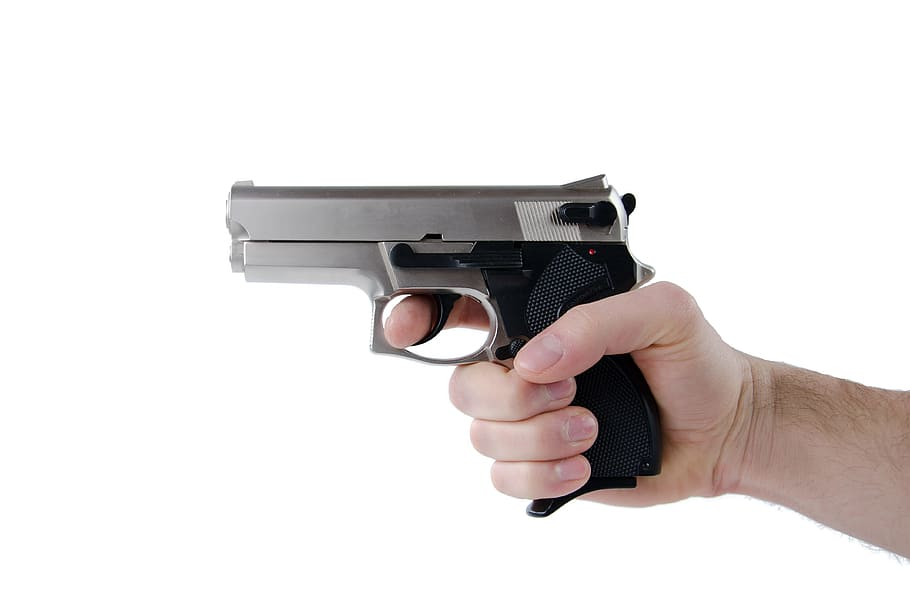
#> input picture Tests/Photos/Pistol2.jpg, 910 x 603 px, given in place of 7.png, which was not available
$ jupyter execute --allow-errors Other.ipynb
#> lines starting #> are read from the running program, lines starting #| are printed output that depends on the picture; after the words box and inside, x2 and y2 are one past the last pixel; in counts of white or black regions, pixels touching at a corner belong together; pictures that were not available may be replaced by others from this repository, and a replacement may not be noted
[cell 1]
#normal
import pickle
import pandas as pd
import os
import numpy as np
import cv2
from keras.preprocessing import image
from sklearn.model_selection import train_test_split
import matplotlib.pyplot as plt
from keras.utils import to_categorical
from PyFunctions import var
import random
from PyFunctions.Functions import *
from PyFunctions import var
from keras.models import Sequential
from keras.layers import Dense, Dropout, Flatten
from keras.layers import Conv2D, MaxPooling2D, BatchNormalization, AveragePooling2D
from keras.optimizers import Adam
from keras import regularizers
import os
from tqdm import tqdm


def get_conv_model_normal(dim):
    '''This function will compile and return a CNN neural network given the input dimension'''
    inp_shape = dim
    act = 'relu'
    drop = .25
    kernal_reg = regularizers.l1(.001)
    optimizer = Adam(lr = .0001)

    model = Sequential()

    model.add(Conv2D(64, kernel_size=(3,3),activation=act, input_shape = inp_shape,
                     kernel_regularizer = kernal_reg,
                     kernel_initializer = 'he_uniform',  padding = 'same', name = 'Input_Layer'))
#     model.add(Dense(64, activation = 'relu'))
    model.add(MaxPooling2D(pool_size=(2, 2),  strides = (3,3)))


    model.add(Conv2D(64, (3, 3), activation=act, kernel_regularizer = kernal_reg,
                     kernel_initializer = 'he_uniform',padding = 'same'))
#     model.add(Dense(64, activation = 'relu'))
    model.add(MaxPooling2D(pool_size=(2, 2), strides = (3,3)))


    model.add(Conv2D(128, (3, 3), activation=act, kernel_regularizer = kernal_reg,
                     kernel_initializer = 'he_uniform',padding = 'same'))
    model.add(Conv2D(128, (3, 3), activation=act, kernel_regularizer = kernal_reg,
                     kernel_initializer = 'he_uniform',padding = 'same'))
    model.add(MaxPooling2D(pool_size=(2, 2), strides = (3,3)))


    model.add(Flatten())


    model.add(Dense(128, activation='relu'))
    model.add(Dense(64, activation='relu'))
    model.add(Dense(32, activation='relu'))

    model.add(Dropout(drop))

    model.add(Dense(3, activation='softmax', name = 'Output_Layer'))

    model.compile(loss = 'categorical_crossentropy', optimizer = optimizer, metrics = ['accuracy'])
    return model


# [167 lines left out: functions get_edged, get_image_value, get_img_array, non_max_suppression, get_img_prediction_bounding_box, not called in this run]


edge= True
if edge == True:
    dim = (var.norm_dimension[0],var.norm_dimension[1], 1)
else:
    dim = (var.norm_dimension[0], var.norm_dimension[1], 3)

#> (the rest of this cell did not finish here and is left out)

[cell 2]
import pandas as pd
import matplotlib.pyplot as plt
import cv2
import numpy as np
from PyFunctions import var

[cell 3]
def get_image_value(path, dim, edge = False, img_type = 'normal'):
#> called with path = '../Separated/FinalImages/Pistol/7.png', dim = (150, 150), edge = True, img_type = 'mobilenet'
    if edge:
        img = cv2.imread(path)
#> img is the input picture: shape (603, 910, 3); mean B, G, R 221.2, 222.1, 226.2
        clone = img.copy()
        clone = cv2.resize(clone, dim, interpolation = cv2.INTER_CUBIC)
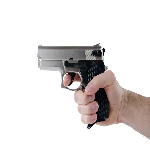
#> clone: shape (150, 150, 3); mean B, G, R 221.2, 222.1, 226.3
        clone = cv2.cvtColor(clone, cv2.COLOR_BGR2GRAY)
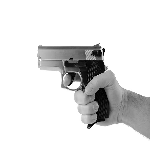
#> clone: shape (150, 150); min 0, max 255, mean 223.3

        blurred = cv2.GaussianBlur(img, (3,3), 0)
        wide = cv2.Canny(blurred, 10,200)
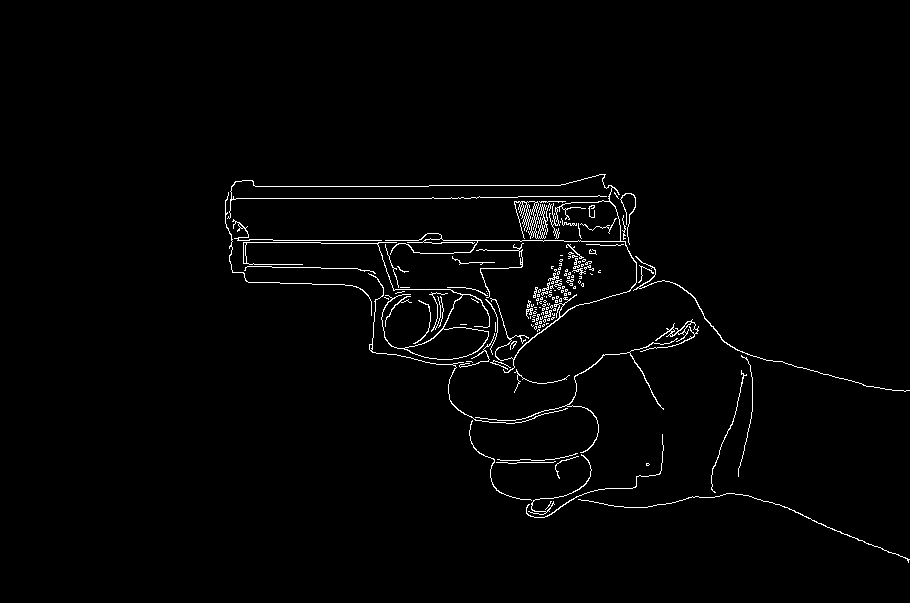
#> wide: shape (603, 910); 1.7% white in thin lines or dots, all inside (x1, y1, x2, y2) = (225, 174, 910, 563)
        tight = cv2.Canny(blurred, 225, 250)
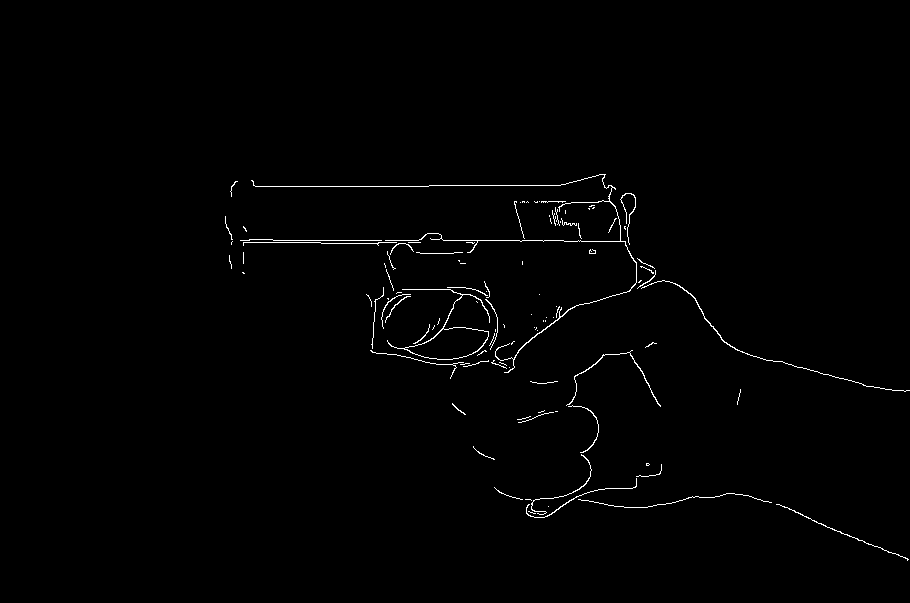
#> tight: shape (603, 910); 0.85% white in thin lines or dots, all inside (x1, y1, x2, y2) = (225, 174, 910, 561)
        wide = cv2.resize(wide, dim, interpolation = cv2.INTER_CUBIC)
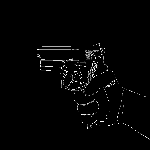
#> wide: shape (150, 150); min 0, max 255, mean 4.4
        tight = cv2.resize(tight, dim, interpolation = cv2.INTER_CUBIC)
#> tight: shape (150, 150)
        print(clone.shape, wide.shape)
#| (150, 150) (150, 150)
        return np.hstack([clone, tight, wide])
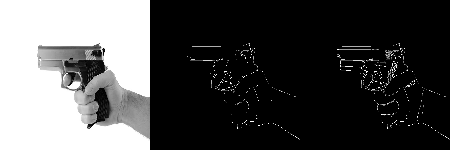
#> returned value: shape (150, 450); min 0, max 255, mean 76.6
    else:
        img = image.load_img(path, target_size = dim)
        img = image.img_to_array(img)

        if img_type =='grey':
            img = cv2.cvtColor(img, cv2.COLOR_BGR2GRAY)
            img = img.reshape(img.shape[0], img.shape[1], 1)
            return img
        else:
            return img/255

test = get_image_value('../Separated/FinalImages/Pistol/7.png', var.norm_dimension, img_type = 'mobilenet', edge = True)
cv2.imshow('test', test)
cv2.waitKey(0)
cv2.destroyAllWindows()

[cell 4]
img1 = cv2.imread('../Separated/Pistol/armas (2933).jpg')
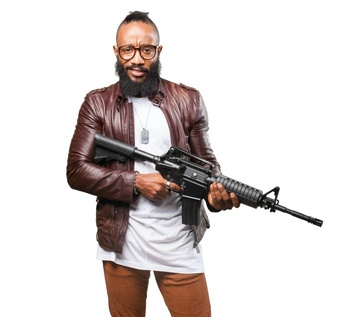
#> input picture Tests/Photos/AR.jpg, 338 x 317 px, given in place of armas (2933).jpg, which was not available
#> img1 is the input picture: shape (317, 338, 3); mean B, G, R 208.7, 210.3, 217
img2 =cv2.imread('../Separated/FinalImages/Pistol/7.png')
img1 = cv2.resize(img1, (96,96), interpolation = cv2.INTER_CUBIC)
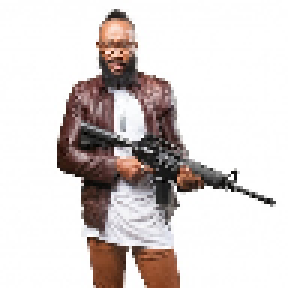
#> img1: shape (96, 96, 3) (shown 3 times larger); mean B, G, R 208.8, 210.4, 217.1
#     wide = cv2.resize(wide, dim, interpolation = cv2.INTER_CUBIC)

print(img1.shape, img2.shape)
#| (96, 96, 3) (603, 910, 3)
#> (the rest of this cell did not finish here and is left out)

#> (a cell that did not finish here is left out)

#> (a cell that did not finish here is left out)

[cell 7]
def autolabel(rects, ax):
    """Attach a text label above each bar in *rects*, displaying its height."""
    for rect in rects:
        height = rect.get_height()
        ax.annotate('{}'.format(height),
                    xy=(rect.get_x() + rect.get_width() / 2, height),
                    xytext=(0, 3),  # 3 points vertical offset
                    textcoords="offset points",
                    ha='center', va='bottom')

fig, ax = plt.subplots(1,figsize = (15, 5))
rects1 = ax.bar(['No Weapon', 'Handgun', 'Rifle'], [2433, 2933, 1370])
ax.set_title('Train Set')


# rects2 = ax[1].bar(['No Weapon', 'Handgun', 'Rifle'], [243, 294, 137])
# ax[1].set_title('Test Set')

autolabel(rects1, ax)
# autolabel(rects2, ax[1])

plt.tight_layout()
plt.savefig('figures/ClassFreq.png')
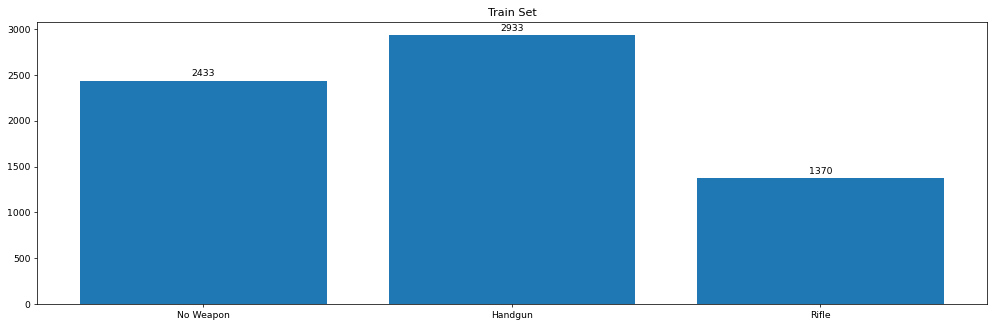
#> figure drawn by matplotlib, 1 panel; tallest bar 2933 high, from x = 0.6 to 1.4
